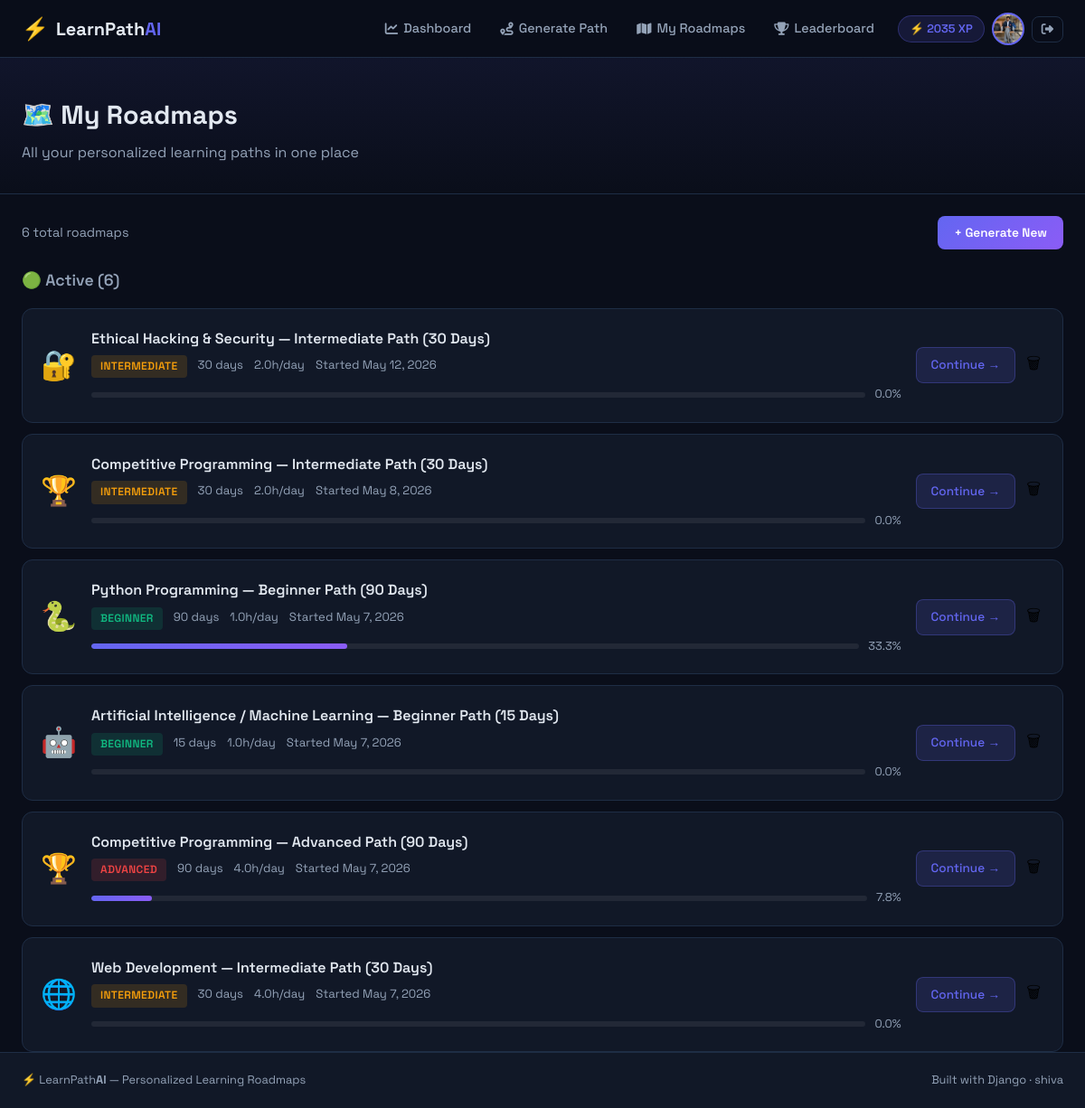
Page /roadmap/my-roadmaps/ (signed in) on the earlier database version.
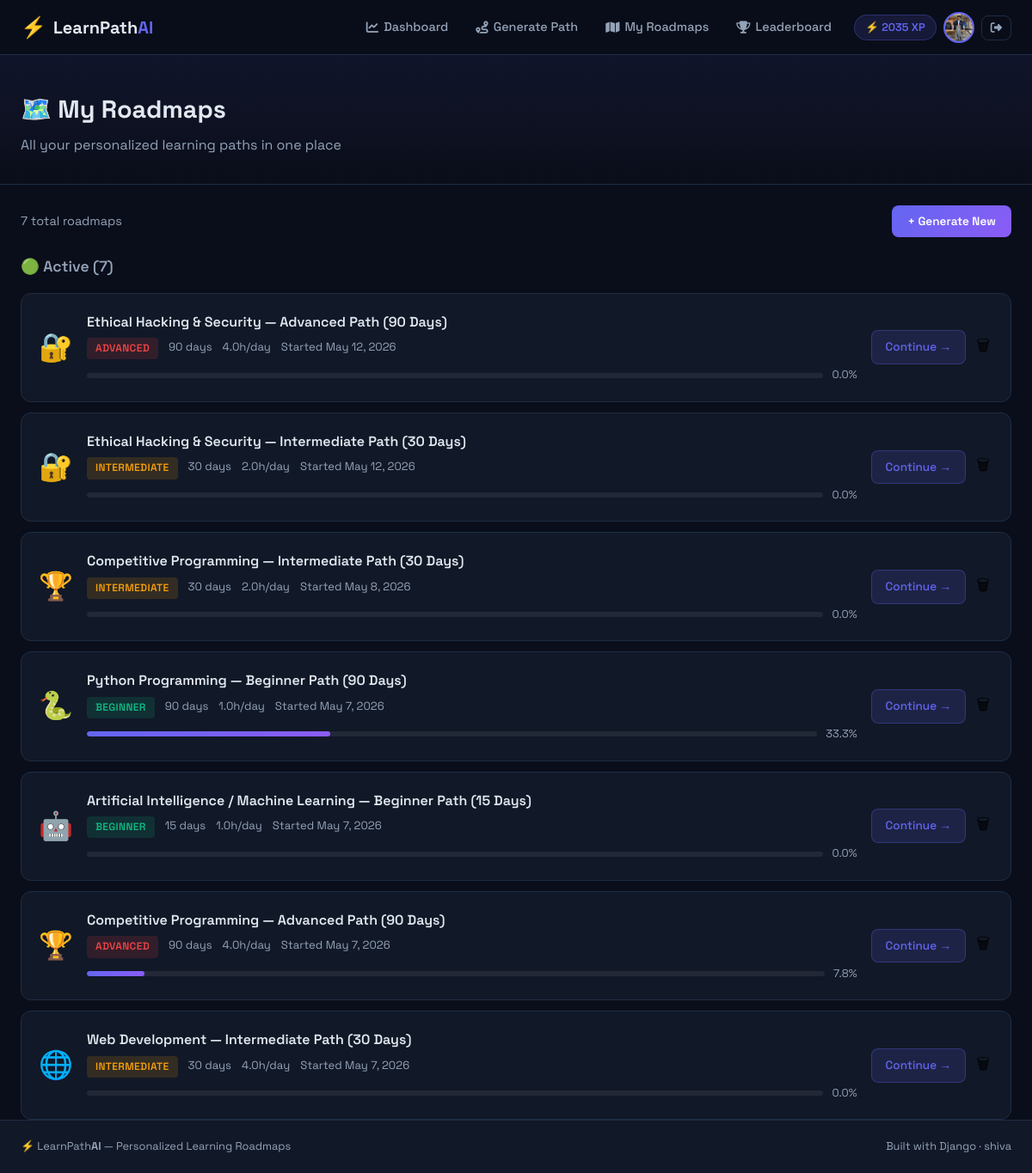
Same page on the later database version.
### roadmap/models.py (models this page shows, shortened)
class Roadmap(models.Model):
    DURATION_CHOICES = [
        (15, '15 Days'),
        (30, '30 Days'),
        (60, '60 Days'),
        (90, '90 Days'),
    ]
    STATUS_CHOICES = [
        ('active', 'Active'),
        ('completed', 'Completed'),
        ('paused', 'Paused'),
        ('abandoned', 'Abandoned'),
    ]
    user = models.ForeignKey(User, on_delete=models.CASCADE, related_name='roadmaps')
    skill = models.ForeignKey(Skill, on_delete=models.CASCADE)
    title = models.CharField(max_length=200)
    level = models.CharField(max_length=20, choices=[
        ('beginner', 'Beginner'),
        ('intermediate', 'Intermediate'),
        ('advanced', 'Advanced'),
    ])
    daily_hours = models.FloatField(default=1.0)
    duration_days = models.IntegerField()
    status = models.CharField(max_length=20, choices=STATUS_CHOICES, default='active')
    start_date = models.DateField(auto_now_add=True)
    target_end_date = models.DateField(null=True, blank=True)
    completed_at = models.DateTimeField(null=True, blank=True)
    created_at = models.DateTimeField(auto_now_add=True)
    class Meta:
        ordering = ['-created_at']
        verbose_name = 'Roadmap'
        verbose_name_plural = 'Roadmaps'
    @property
    def total_tasks(self):
        return self.tasks.count()
    @property
    def completed_tasks_count(self):
        return self.tasks.filter(is_completed=True).count()
    @property
    def progress_percentage(self):
        total = self.total_tasks
        if total == 0:
            return 0
        return round((self.completed_tasks_count / total) * 100, 1)

class Skill(models.Model):
    CATEGORY_CHOICES = [
        ('cs_fundamentals', 'CS Fundamentals'),
        ('web_development', 'Web Development'),
        ('data_science', 'Data Science & AI'),
        ('programming', 'Programming Languages'),
        ('competitive', 'Competitive Programming'),
        ('blockchain', 'Blockchain & Web3'),
        ('ethical_hacking', 'Ethical Hacking & Security'),
    ]
    name = models.CharField(max_length=100, unique=True)
    slug = models.SlugField(max_length=100, unique=True)
    description = models.TextField()
    category = models.CharField(max_length=30, choices=CATEGORY_CHOICES)
    icon = models.CharField(max_length=50, default='📚')  # emoji icon
    color = models.CharField(max_length=20, default='#6366f1')  # hex color
    is_active = models.BooleanField(default=True)
    created_at = models.DateTimeField(auto_now_add=True)
    class Meta:
        ordering = ['name']
        verbose_name = 'Skill'
        verbose_name_plural = 'Skills'

### roadmap/views.py (the view)
# urls.py: path('my-roadmaps/', views.MyRoadmapsView.as_view(), name='my_roadmaps'),
@method_decorator(login_required, name='dispatch')
class MyRoadmapsView(View):
    template_name = 'roadmap/my_roadmaps.html'
    def get(self, request):
        roadmaps = request.user.roadmaps.all().order_by('-created_at')
        active = roadmaps.filter(status='active')
        completed = roadmaps.filter(status='completed')
        return render(request, self.template_name, {
            'roadmaps': roadmaps,
            'active': active,
            'completed': completed,
        })

### templates/roadmap/my_roadmaps.html (shortened to what this page needs)
{% extends 'base.html' %}
{% block content %}
<div class="page-header">
    <div class="container">
        <h1>🗺️ My Roadmaps</h1>
        <p>All your personalized learning paths in one place</p>
    </div>
</div>
<div class="container">
    <div class="roadmaps-toolbar">
        <div class="roadmaps-count">{{ roadmaps.count }} total roadmap{{ roadmaps.count|pluralize }}</div>
        <a href="{% url 'roadmap:generate' %}" class="btn-sm-primary">+ Generate New</a>
    </div>
    {% if active %}
    <h2 class="section-subtitle">🟢 Active ({{ active.count }})</h2>
    <div class="roadmaps-list">
        {% for roadmap in active %}
        <div class="roadmap-list-card">
            <div class="rlc-icon">{{ roadmap.skill.icon }}</div>
            <div class="rlc-info">
                <div class="rlc-title">{{ roadmap.title }}</div>
                <div class="rlc-meta">
                    <span class="badge badge-{{ roadmap.level }}">{{ roadmap.level }}</span>
                    <span>{{ roadmap.duration_days }} days</span>
                    <span>{{ roadmap.daily_hours }}h/day</span>
                    <span>Started {{ roadmap.start_date }}</span>
                </div>
                <div class="rlc-progress">
                    <div class="progress-bar-track" style="height:6px">
                        <div class="progress-bar-fill" style="width:{{ roadmap.progress_percentage }}%"></div>
                    </div>
                    <span>{{ roadmap.progress_percentage }}%</span>
                </div>
            </div>
            <div class="rlc-actions">
                <a href="{% url 'roadmap:detail' roadmap.pk %}" class="btn-view">Continue →</a>
                <form method="post" action="{% url 'roadmap:delete' roadmap.pk %}" onsubmit="return confirm('Delete?')">
                    <button type="submit" class="btn-icon-danger">🗑</button>
                </form>
            </div>
        </div>
        {% endfor %}
    </div>
    {% endif %}
</div>
{% endblock %}

Differences in the rows shown:
added Roadmap: skill.icon "🔐", title "Ethical Hacking & Security — Advanced Path (90 Days)", level "ADVANCED", duration_days "90", daily_hours "4.0", start_date "May 12, 2026", progress_percentage "0.0"
Other differences:
{{ roadmaps.count }}: "6" → "7"
{{ active.count }}: "6" → "7"
